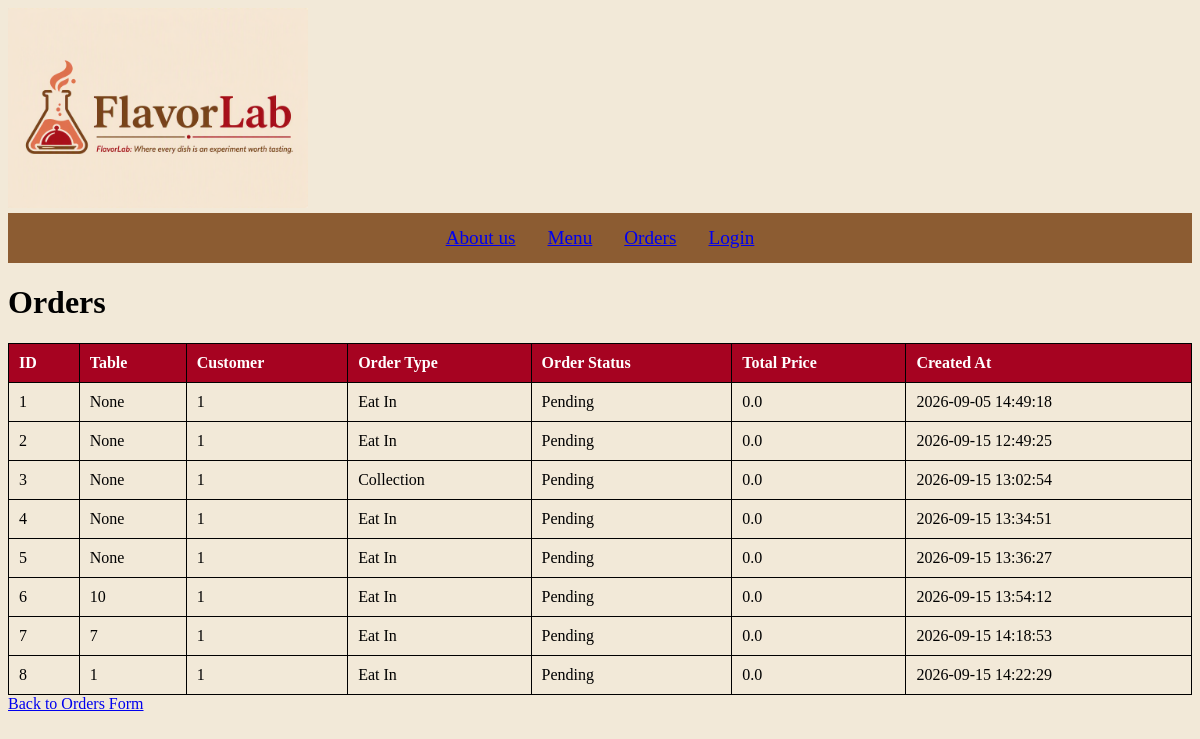
The page /orders on the database its author committed.
### tables this page shows
CREATE TABLE orders ( 

id INTEGER PRIMARY KEY AUTOINCREMENT, 
user_id INTEGER NOT NULL, 
order_type TEXT NOT NULL CHECK ( 
order_type IN ('Delivery', 'Eat In', 'Collection') 
), 
order_status TEXT NOT NULL DEFAULT 'Pending', 
total_price REAL NOT NULL, 
created_at DATETIME DEFAULT CURRENT_TIMESTAMP, table_no INTEGER, 

FOREIGN KEY (user_id) REFERENCES users(id) 
);

### app.py (the view)
@app.route('/orders')
def orders():
    try:
        conn = sqlite3.connect('database.db')
        cursor = conn.cursor()
        cursor.execute('SELECT * FROM orders')
        orders_data = cursor.fetchall()
        conn.close()
        return render_template('orders.html', orders=orders_data)
    except Exception as e:
        return f"Error: {e}"

### templates/orders.html (shortened to what this page needs)
<!doctype html>
<html lang="en">
  <head>
    <link rel="stylesheet" href="/static/restaurant.css" />
  </head>
  <body style="background-color: #f2e9d8">
    <header class="heading">
      <a href="/"
        ><img
          src="{{ url_for('static', filename='images/flavorlabLogo.png') }}"
          alt="FlavorLab logo"
          height="200px"
        />
      </a>
      <nav>
        <ul class="navigation">
          <li><a href="/about-us">About us</a></li>
          <li><a href="/menu">Menu</a></li>
          <li><a href="/order">Orders</a></li>
          <li><a href="/user-form">Login</a></li>
        </ul>
      </nav>
    </header>
    <h1>Orders</h1>
    <table>
      <tr>
        <th>ID</th>
        <th>Table</th>
        <th>Customer</th>
        <th>Order Type</th>
        <th>Order Status</th>
        <th>Total Price</th>
        <th>Created At</th>
      </tr>
      {% for order in orders %}
      <tr>
        <td>{{ order[0] }}</td>
        <td>{{ order[6] }}</td>
        <td>{{ order[1] }}</td>
        <td>{{ order[2] }}</td>
        <td>{{ order[3] }}</td>
        <td>{{ order[4] }}</td>
        <td>{{ order[5] }}</td>
      </tr>
      {% endfor %}
    </table>
    <a href="/order">Back to Orders Form</a>
  </body>
</html>

### static/restaurant.css (style rules this page uses)
.heading { color: #a60321; font-size: larger; flex: auto; flex-direction: row; }
.navigation { list-style-type: none; margin: 0; padding: 0; background-color: #8C5C32; display: flex; justify-content: center; }
.navigation li { padding: 5px; display: block; color: white; padding: 14px 16px; text-decoration: none; }

### templates/orders.html (style rules this page uses)
table { border-collapse: collapse; width: 100%; }
th, td { border: 1px solid black; padding: 10px; text-align: left; }
th { background-color: #a60321; color: white; }

### rows shown on the page
orders: id "1", order "None", user "1", order_type "Eat In", order_status "Pending", total_price "0.0", created_at "2026-09-05 14:49:18"
orders: id "2", order "None", user "1", order_type "Eat In", order_status "Pending", total_price "0.0", created_at "2026-09-15 12:49:25"
orders: id "3", order "None", user "1", order_type "Collection", order_status "Pending", total_price "0.0", created_at "2026-09-15 13:02:54"
orders: id "4", order "None", user "1", order_type "Eat In", order_status "Pending", total_price "0.0", created_at "2026-09-15 13:34:51"
orders: id "5", order "None", user "1", order_type "Eat In", order_status "Pending", total_price "0.0", created_at "2026-09-15 13:36:27"
orders: id "6", table_no "10", user "1", order_type "Eat In", order_status "Pending", total_price "0.0", created_at "2026-09-15 13:54:12"
orders: id "7", table_no "7", user "1", order_type "Eat In", order_status "Pending", total_price "0.0", created_at "2026-09-15 14:18:53"
orders: id "8", table_no "1", user "1", order_type "Eat In", order_status "Pending", total_price "0.0", created_at "2026-09-15 14:22:29"
